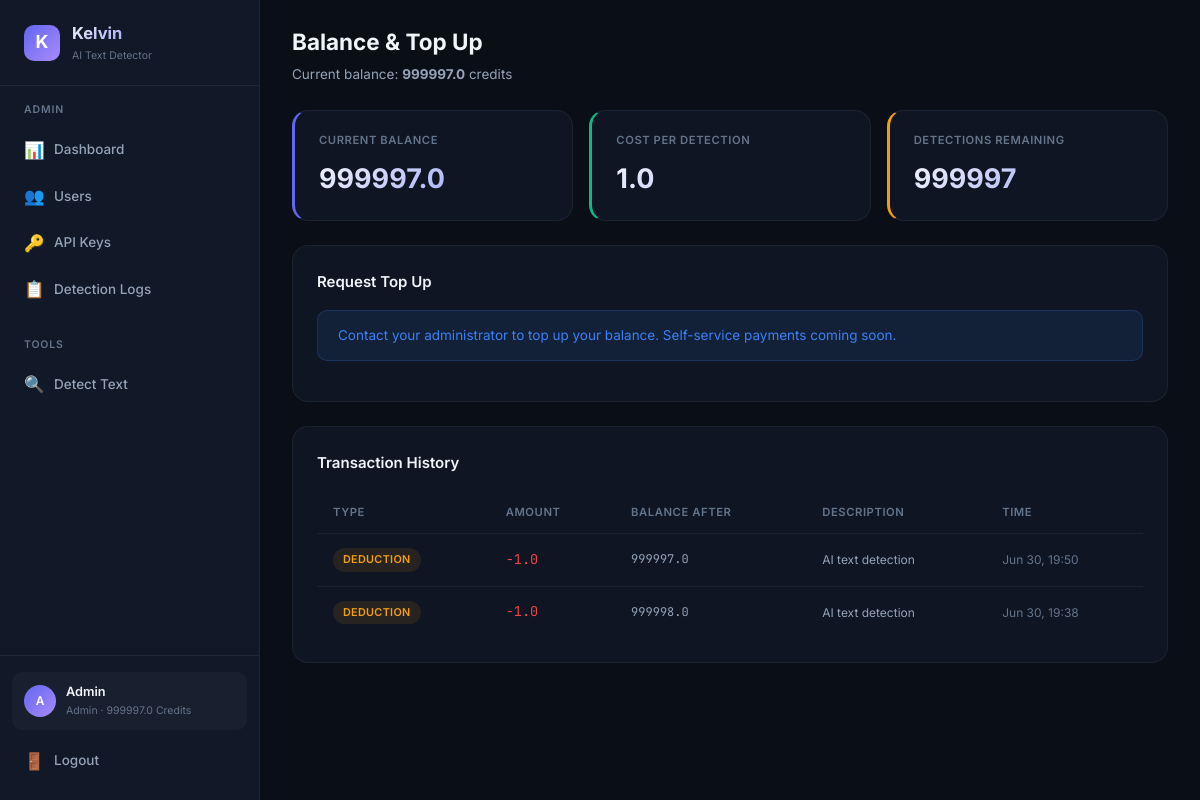
The page /dashboard/topup (signed in) on the database as committed earlier.
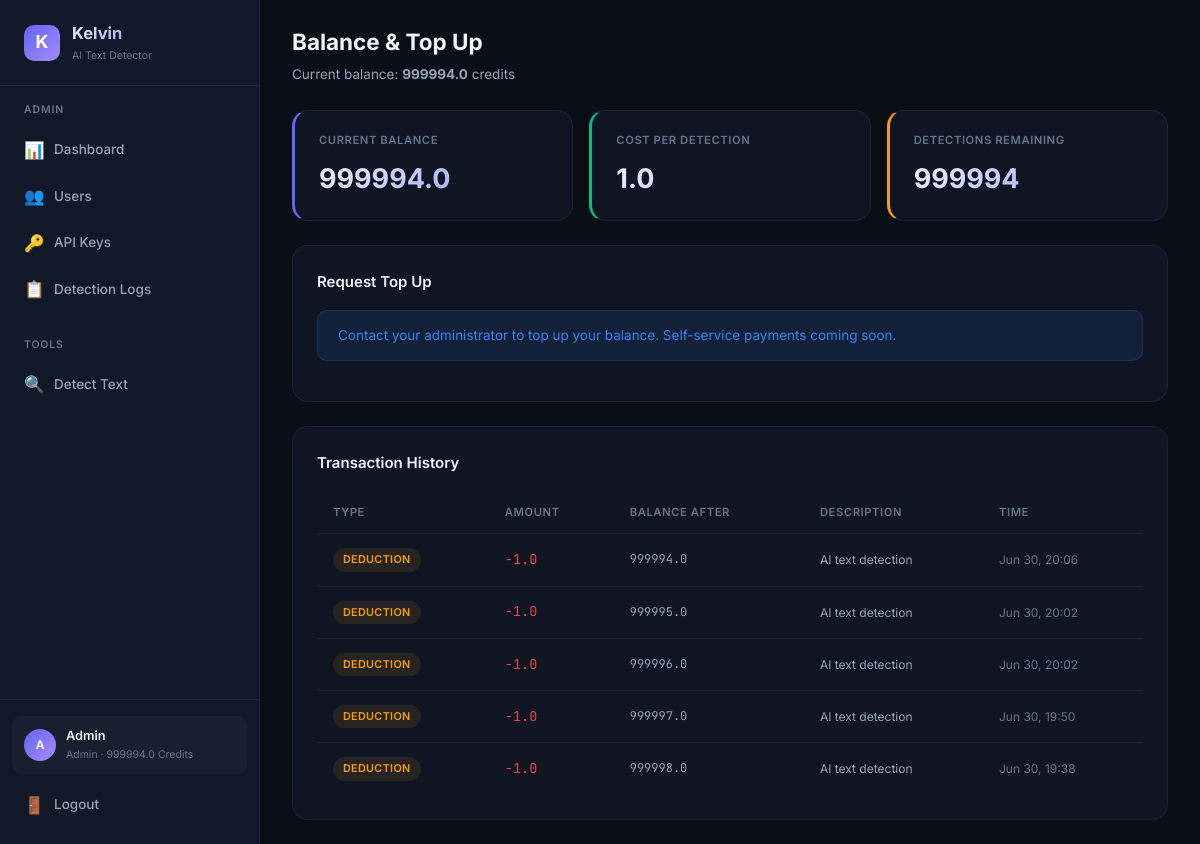
The same page on the database as committed later.
### database.py (models this page shows, shortened)
class User(Base):
    __tablename__ = "users"
    id = Column(Integer, primary_key=True, autoincrement=True)
    email = Column(String(255), unique=True, nullable=False, index=True)
    password_hash = Column(String(255), nullable=False)
    display_name = Column(String(100), nullable=False)
    role = Column(String(20), nullable=False, default="user")  # "admin" or "user"
    balance = Column(Float, nullable=False, default=100.0)
    is_active = Column(Boolean, nullable=False, default=True)
    created_at = Column(DateTime, nullable=False, default=datetime.utcnow)
    api_keys = relationship("APIKeyRecord", back_populates="user", lazy="dynamic")
    detection_logs = relationship("DetectionLog", back_populates="user", lazy="dynamic")
    transactions = relationship("BalanceTransaction", back_populates="user", lazy="dynamic")

class BalanceTransaction(Base):
    __tablename__ = "balance_transactions"
    id = Column(Integer, primary_key=True, autoincrement=True)
    user_id = Column(Integer, ForeignKey("users.id"), nullable=False, index=True)
    amount = Column(Float, nullable=False)  # positive = credit, negative = debit
    type = Column(String(20), nullable=False)  # "topup", "deduction", "refund", "signup_bonus"
    description = Column(String(255), nullable=True)
    balance_after = Column(Float, nullable=True)
    created_at = Column(DateTime, nullable=False, default=datetime.utcnow)
    user = relationship("User", back_populates="transactions")

### detect-ai.py (the view)
@app.get("/dashboard/topup", response_class=HTMLResponse)
async def user_topup_page(request: Request, db: Session = Depends(get_db_session)):
    user = _require_web_user(request, db)
    transactions = db.query(BalanceTransaction).filter(BalanceTransaction.user_id == user.id).order_by(desc(BalanceTransaction.created_at)).limit(50).all()
    return _render(request, db, "user/topup.html", transactions=transactions)

### templates/user/topup.html (shortened to what this page needs)
{% extends "base.html" %}
{% set active_page = 'user-topup' %}
{% block page_header %}
<div class="page-header">
    <h2>Balance & Top Up</h2>
    <p>Current balance: <strong>{{ user.balance | round(1) }}</strong> credits</p>
</div>
{% endblock %}
{% block content %}
<div class="stats-grid">
    <div class="stat-card accent">
        <div class="stat-label">Current Balance</div>
        <div class="stat-value">{{ user.balance | round(1) }}</div>
    </div>
    <div class="stat-card green">
        <div class="stat-label">Cost Per Detection</div>
        <div class="stat-value">1.0</div>
    </div>
    <div class="stat-card yellow">
        <div class="stat-label">Detections Remaining</div>
        <div class="stat-value">{{ user.balance | int }}</div>
    </div>
</div>
<div class="card mb-24">
    <div class="card-header">
        <h3>Request Top Up</h3>
    </div>
    <div class="alert alert-info">
        Contact your administrator to top up your balance. Self-service payments coming soon.
    </div>
</div>
<div class="card">
    <div class="card-header">
        <h3>Transaction History</h3>
    </div>
    {% if transactions %}
    <div class="table-container">
        <table>
            <thead>
                <tr>
                    <th>Type</th>
                    <th>Amount</th>
                    <th>Balance After</th>
                    <th>Description</th>
                    <th>Time</th>
                </tr>
            </thead>
            <tbody>
                {% for tx in transactions %}
                <tr>
                    <td>
                        {% if tx.type == 'topup' or tx.type == 'signup_bonus' %}
                        <span class="badge badge-green">{{ tx.type }}</span>
                        {% elif tx.type == 'deduction' %}
                        <span class="badge badge-yellow">deduction</span>
                        {% elif tx.type == 'refund' %}
                        <span class="badge badge-blue">refund</span>
                        {% else %}
                        <span class="badge badge-muted">{{ tx.type }}</span>
                        {% endif %}
                    </td>
                    <td class="text-mono {% if tx.amount > 0 %}text-green{% else %}text-red{% endif %}">
                        {{ '+' if tx.amount > 0 else '' }}{{ tx.amount | round(1) }}
                    </td>
                    <td class="text-mono text-sm">{{ tx.balance_after | round(1) if tx.balance_after else '—' }}</td>
                    <td class="text-sm">{{ tx.description or '—' }}</td>
                    <td class="text-sm text-muted">{{ tx.created_at.strftime('%b %d, %H:%M') if tx.created_at else '—' }}</td>
                </tr>
                {% endfor %}
            </tbody>
        </table>
    </div>
    {% else %}
    <div class="empty-state">
        <div class="empty-icon">💰</div>
        <h3>No transactions yet</h3>
    </div>
    {% endif %}
</div>
{% endblock %}

### templates/base.html (shortened to what this page needs)
<!DOCTYPE html>
<html lang="en">
<head>
    <link rel="stylesheet" href="/static/css/style.css">
</head>
<body>
    {% block body %}
    <div class="app-layout">
        <aside class="sidebar">
            <div class="sidebar-brand">
                <div class="brand-icon">K</div>
                <div>
                    <h1>Kelvin</h1>
                    <div class="brand-version">AI Text Detector</div>
                </div>
            </div>
            <nav class="sidebar-nav">
                {% if user and user.role == 'admin' %}
                <div class="nav-section">
                    <div class="nav-section-title">Admin</div>
                    <a href="/admin/dashboard" class="nav-link {% if active_page == 'admin-dashboard' %}active{% endif %}">
                        <span class="nav-icon">📊</span> Dashboard
                    </a>
                    <a href="/admin/users" class="nav-link {% if active_page == 'admin-users' %}active{% endif %}">
                        <span class="nav-icon">👥</span> Users
                    </a>
                    <a href="/admin/keys" class="nav-link {% if active_page == 'admin-keys' %}active{% endif %}">
                        <span class="nav-icon">🔑</span> API Keys
                    </a>
                    <a href="/admin/logs" class="nav-link {% if active_page == 'admin-logs' %}active{% endif %}">
                        <span class="nav-icon">📋</span> Detection Logs
                    </a>
                </div>
                <div class="nav-section">
                    <div class="nav-section-title">Tools</div>
                    <a href="/dashboard/detect" class="nav-link {% if active_page == 'detect' %}active{% endif %}">
                        <span class="nav-icon">🔍</span> Detect Text
                    </a>
                </div>
                {% endif %}
            </nav>
            {% if user %}
            <div class="sidebar-footer">
                <div class="sidebar-user">
                    <div class="user-avatar">{{ user.display_name[0] | upper }}</div>
                    <div class="user-info">
                        <div class="user-name">{{ user.display_name }}</div>
                        <div class="user-role">{{ user.role }} · {{ user.balance | round(1) }} credits</div>
                    </div>
                </div>
                <a href="/logout" class="nav-link" style="margin-top: 8px;">
                    <span class="nav-icon">🚪</span> Logout
                </a>
            </div>
            {% endif %}
        </aside>
        <main class="main-content">
            {% block page_header %}{% endblock %}
            <div class="page-body">
                {% block content %}{% endblock %}
            </div>
        </main>
    </div>
    {% endblock %}
</body>
</html>

Rows that differ between the two databases and show on the page:
changed User "Admin": balance "999997.0" → "999994.0"; balance "999997" → "999994"
added BalanceTransaction: type "DEDUCTION", amount "-1.0", balance_after "999994.0", description "AI text detection", created_at "Jun 30, 20:06"
added BalanceTransaction: type "DEDUCTION", amount "-1.0", balance_after "999995.0", description "AI text detection", created_at "Jun 30, 20:02"
added BalanceTransaction: type "DEDUCTION", amount "-1.0", balance_after "999996.0", description "AI text detection", created_at "Jun 30, 20:02"
